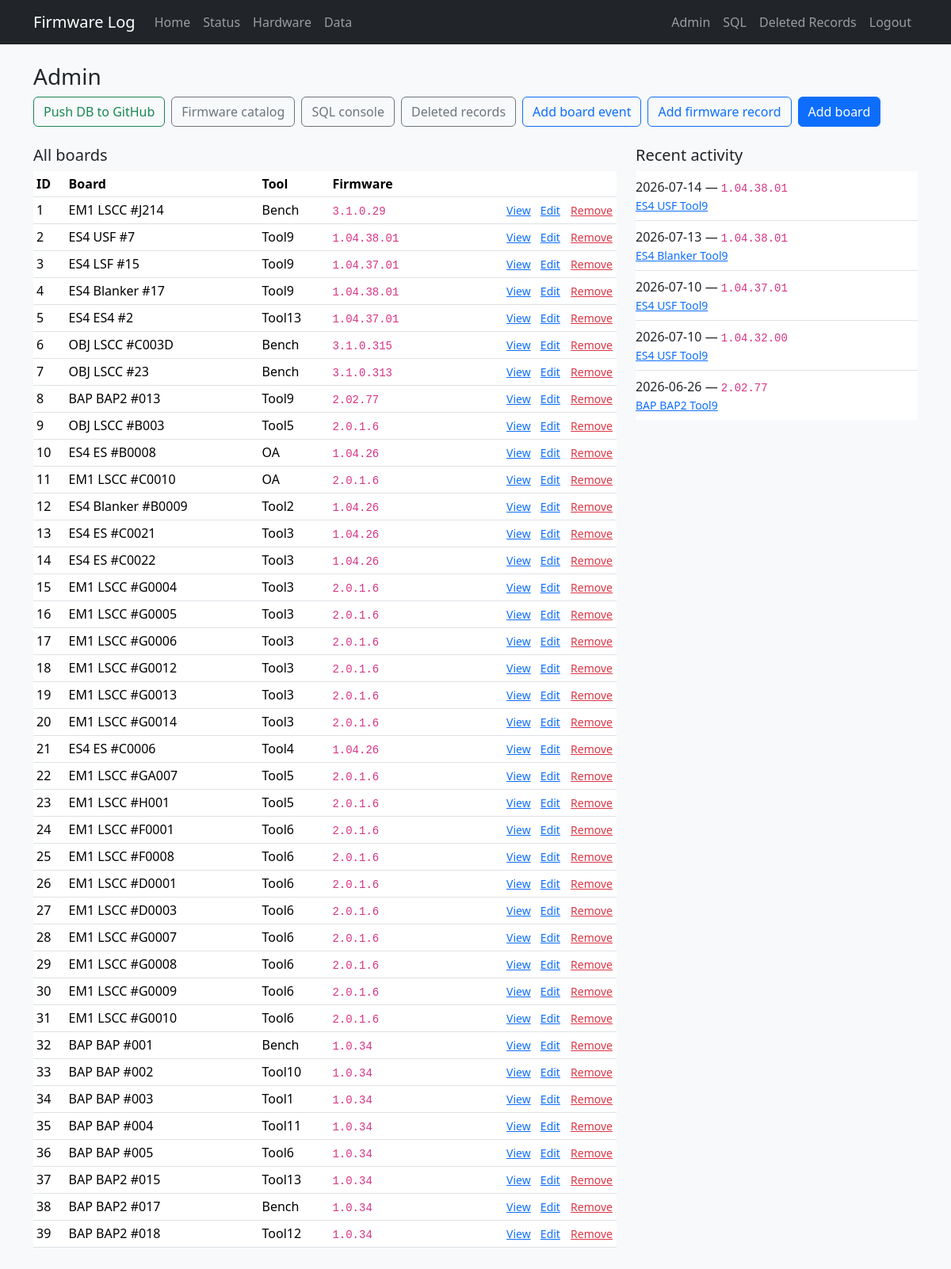
Before: /admin (signed in) with the older database file.
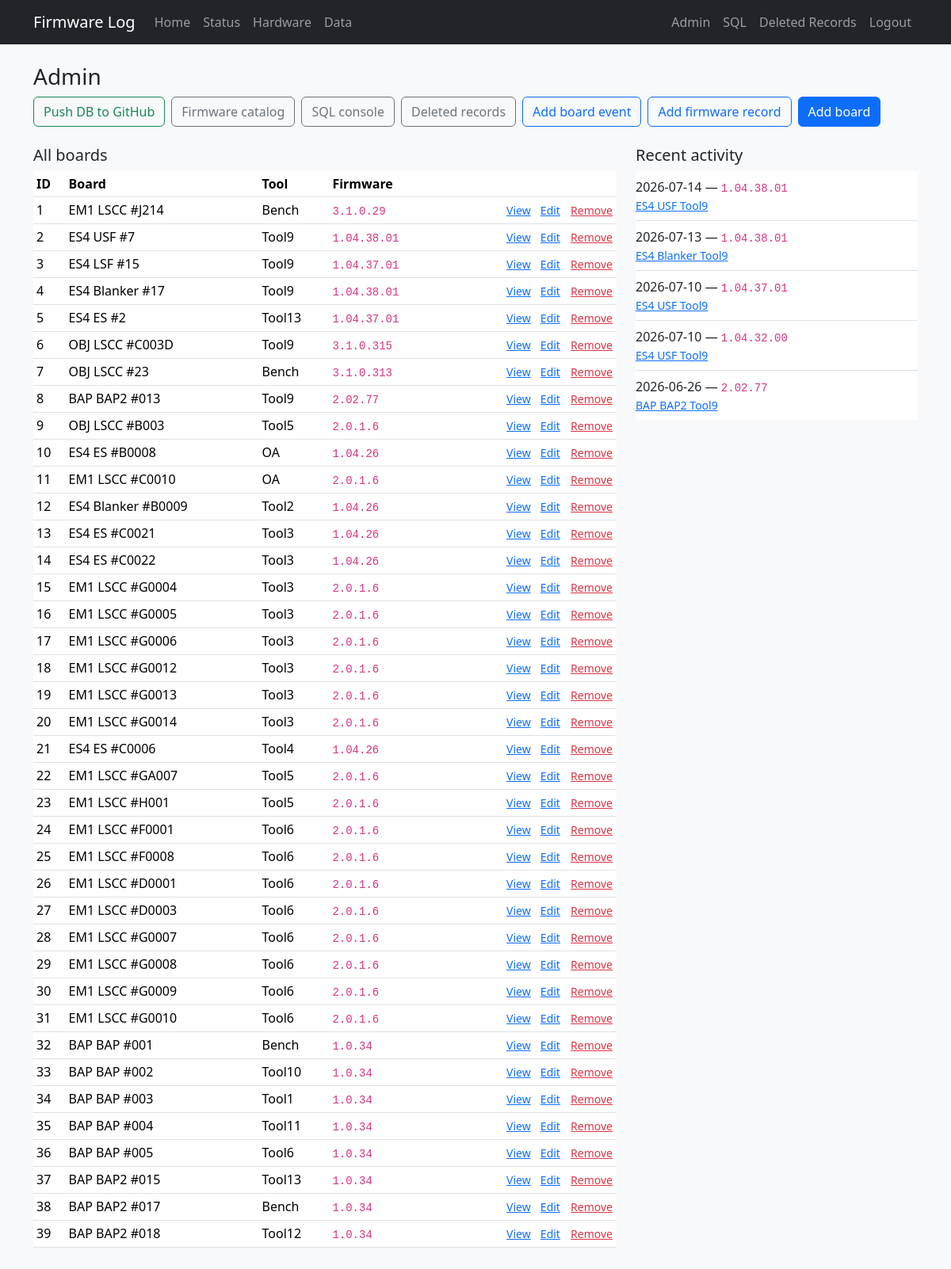
After: the same page with the newer database file.
### tables this page shows
CREATE TABLE "boards" (
                board_id      INTEGER PRIMARY KEY,
                tool          TEXT,
                board_slot    TEXT,
                manufacturer  TEXT NOT NULL DEFAULT 'PDF Solutions Inc.',
                board_name    TEXT NOT NULL,
                serial        TEXT NOT NULL,
                part_number   TEXT,
                revision      TEXT,
                file_id       TEXT,
                product_name  TEXT NOT NULL,
                ddr_fbga      TEXT
            , inventory_serial TEXT, status TEXT, role TEXT, comment TEXT, open_item TEXT, po TEXT, modified_by TEXT, source_updated_at TEXT, data_source TEXT, dc_status TEXT, ac_status TEXT, gcal_status TEXT, adc_status TEXT, eeprom_status TEXT);

CREATE TABLE "firmware_history" (
                event_id    INTEGER PRIMARY KEY AUTOINCREMENT,
                board_id    INTEGER NOT NULL REFERENCES boards (board_id),
                event_date  TEXT NOT NULL,
                event_time  TEXT,
                fpga        TEXT,
                firmware    TEXT NOT NULL,
                installer   TEXT,
                result      TEXT
            );

### app.py (the view)
@app.route("/admin")
@login_required
def admin_index():
    return render_template(
        "admin/index.html",
        boards=db.list_boards(sort="board_id"),
        recent=db.recent_installs(5),
    )

### app.py (called while the page is built)
def login_required(view):
    @wraps(view)
    def wrapped(*args, **kwargs):
        if not session.get("admin"):
            flash("Admin login required.", "warning")
            return redirect(url_for("admin_login", next=request.url))
        return view(*args, **kwargs)
    return wrapped

### db.py (called while the page is built)
def firmware_verified_sql(board_alias="b"):
    ids = ", ".join(str(i) for i in sorted(VERIFIED_BOARD_IDS))
    return f"""
    CASE
        WHEN {board_alias}.board_id IN ({ids}) THEN 'verified'
        WHEN {board_alias}.data_source = 'firmware_log' THEN 'verified'
        WHEN {board_alias}.tool = 'Tool13' AND {board_alias}.product_name = 'BAP' THEN 'verified'
        ELSE 'unverified'
    END
    """

def dict_row(cursor, row):
    return {col[0]: row[i] for i, col in enumerate(cursor.description)}

@contextmanager
def get_db():
    conn = sqlite3.connect(DATABASE)
    conn.row_factory = dict_row
    try:
        yield conn
    finally:
        conn.close()

def fetch_all(query, params=()):
    with get_db() as conn:
        return conn.execute(query, params).fetchall()

### templates/admin/index.html (shortened to what this page needs)
{% extends "base.html" %}
{% block content %}
<div class="d-flex flex-wrap justify-content-between align-items-center gap-2 mb-4">
  <h1 class="h3 mb-0">Admin</h1>
  <div class="d-flex gap-2 flex-wrap">
    <button type="button" class="btn btn-outline-success" id="publish-db-open">Push DB to GitHub</button>
    <a href="{{ url_for('admin_firmware_catalog') }}" class="btn btn-outline-secondary">Firmware catalog</a>
    <a href="{{ url_for('admin_sql') }}" class="btn btn-outline-secondary">SQL console</a>
    <a href="{{ url_for('admin_deleted') }}" class="btn btn-outline-secondary">Deleted records</a>
    <a href="{{ url_for('admin_event_new') }}" class="btn btn-outline-primary">Add board event</a>
    <a href="{{ url_for('admin_history_new') }}" class="btn btn-outline-primary">Add firmware record</a>
    <a href="{{ url_for('admin_board_new') }}" class="btn btn-primary">Add board</a>
  </div>
</div>
<div class="row g-4">
  <div class="col-lg-8">
    <h2 class="h5">All boards</h2>
    <div class="table-responsive">
      <table class="table table-sm align-middle">
        <thead>
          <tr>
            <th>ID</th>
            <th>Board</th>
            <th>Tool</th>
            <th>Firmware</th>
            <th></th>
          </tr>
        </thead>
        <tbody>
          {% for b in boards %}
          <tr>
            <td>{{ b.board_id }}</td>
            <td>{{ b.product_name }} {{ b.board_name }} #{{ b.serial }}</td>
            <td>{{ b.tool or '—' }}</td>
            <td>{% if b.current_firmware %}<code>{{ b.current_firmware }}</code>{% else %}—{% endif %}</td>
            <td class="text-end text-nowrap">
              <a href="{{ url_for('board_detail', board_id=b.board_id) }}" class="small me-2">View</a>
              <a href="{{ url_for('admin_board_edit', board_id=b.board_id) }}" class="small me-2">Edit</a>
              <form method="post" action="{{ url_for('admin_board_delete', board_id=b.board_id) }}" class="d-inline"
                    onsubmit="return confirm('Move board {{ b.board_id }} and its firmware history to deleted records?')">
                <button type="submit" class="btn btn-link btn-sm text-danger p-0 align-baseline">Remove</button>
              </form>
            </td>
          </tr>
          {% endfor %}
        </tbody>
      </table>
    </div>
  </div>
  <div class="col-lg-4">
    <h2 class="h5">Recent activity</h2>
    <ul class="list-group list-group-flush">
      {% for row in recent %}
      <li class="list-group-item px-0">
        <div>{{ row.event_date }} — <code>{{ row.firmware }}</code></div>
        <div class="small text-muted">
          <a href="{{ url_for('board_detail', board_id=row.board_id) }}">
            {{ row.product_name }} {{ row.board_name }} {{ row.tool }}
          </a>
        </div>
      </li>
      {% endfor %}
    </ul>
  </div>
</div>
{% endblock %}

Changed rows visible on the page:
changed boards id 5: board_name "ES4" → "ES"
changed through a linked row, firmware_history (number 1 of 7 on the later page): tool "Bench" → "Tool9"
